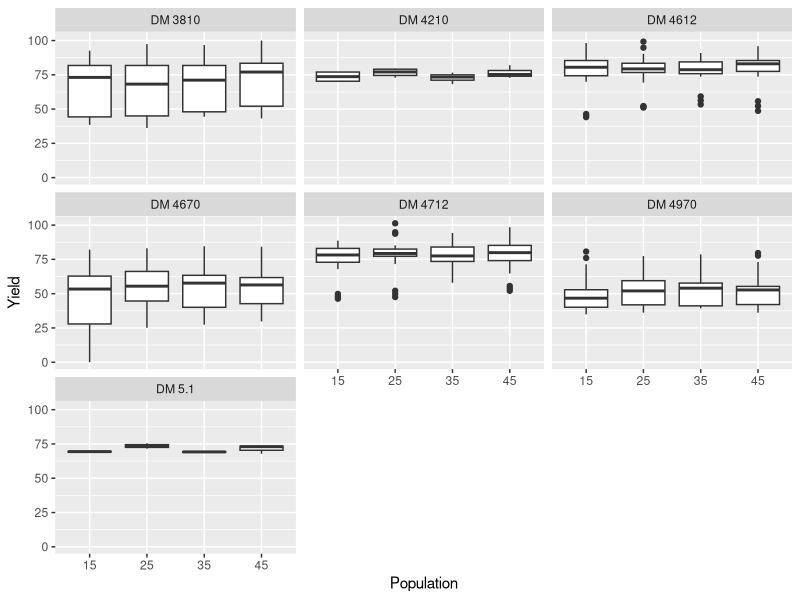
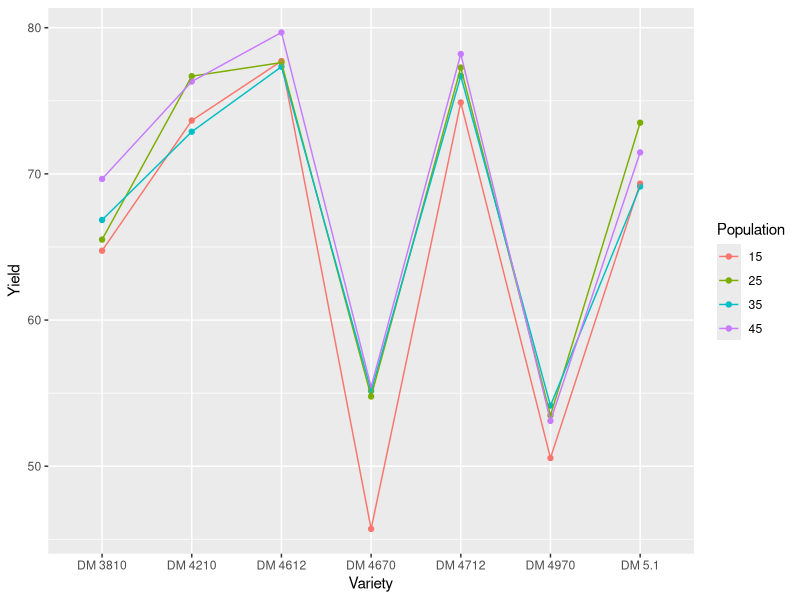
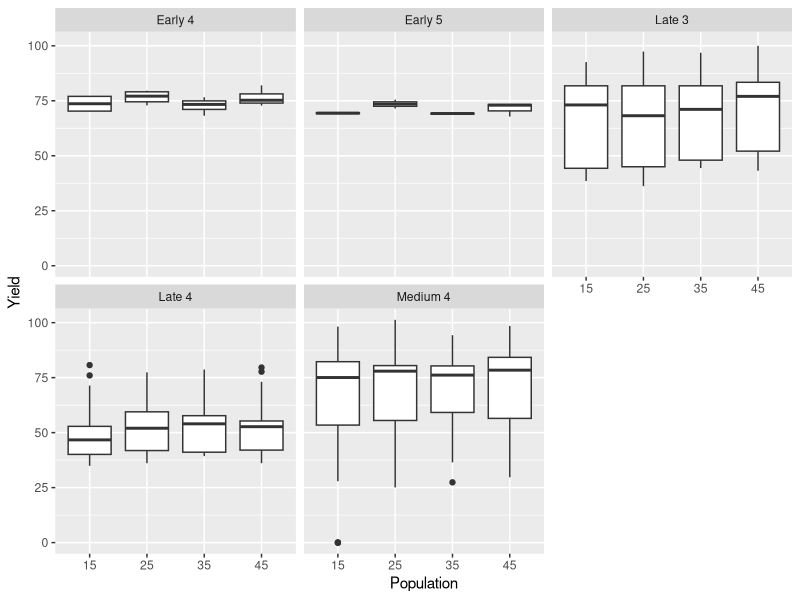
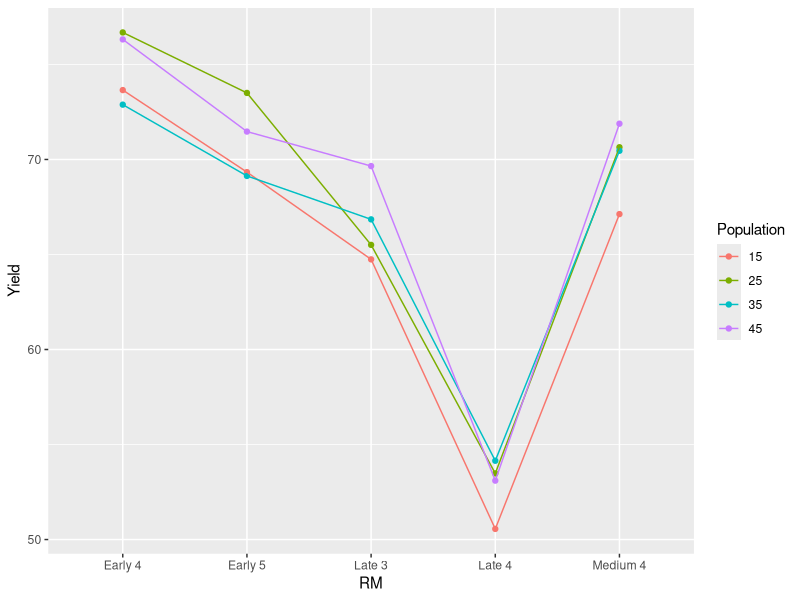
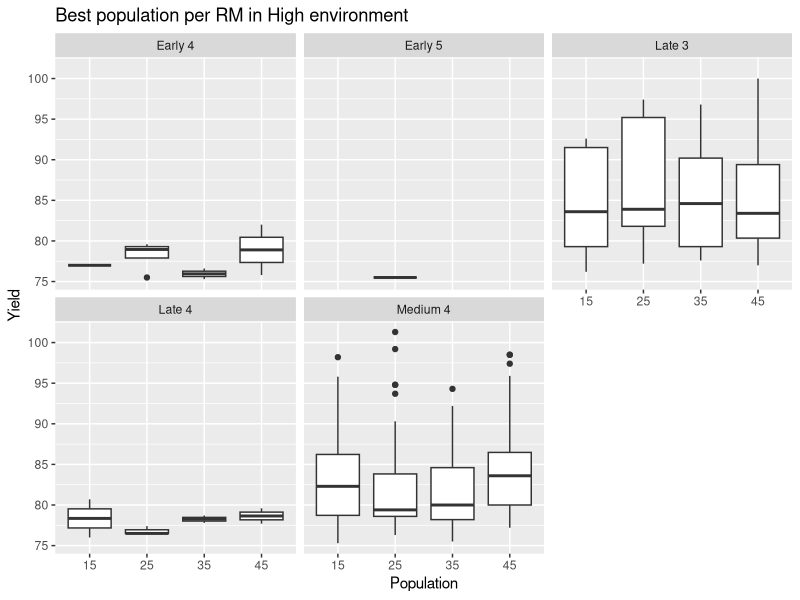
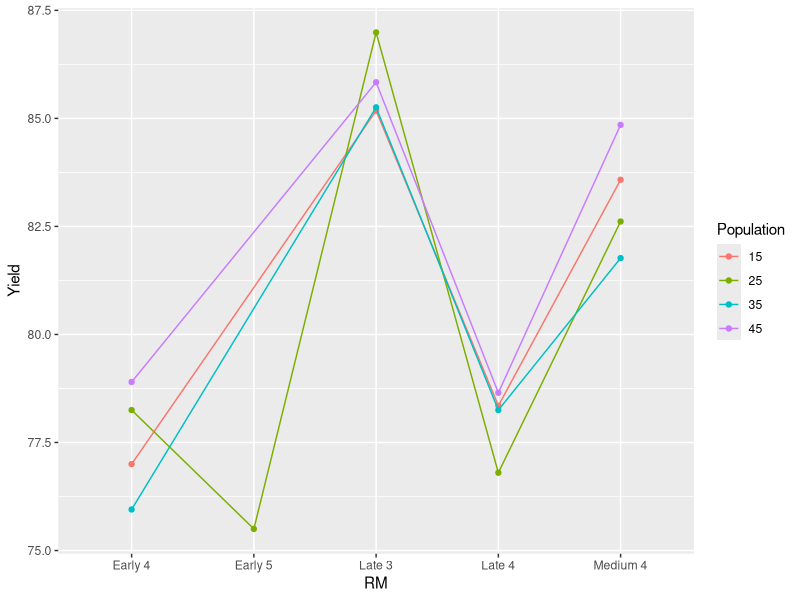
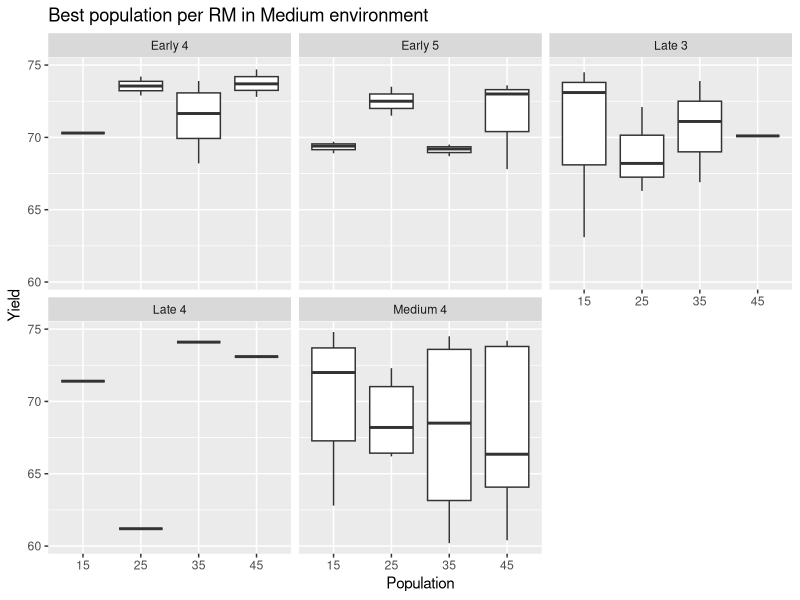
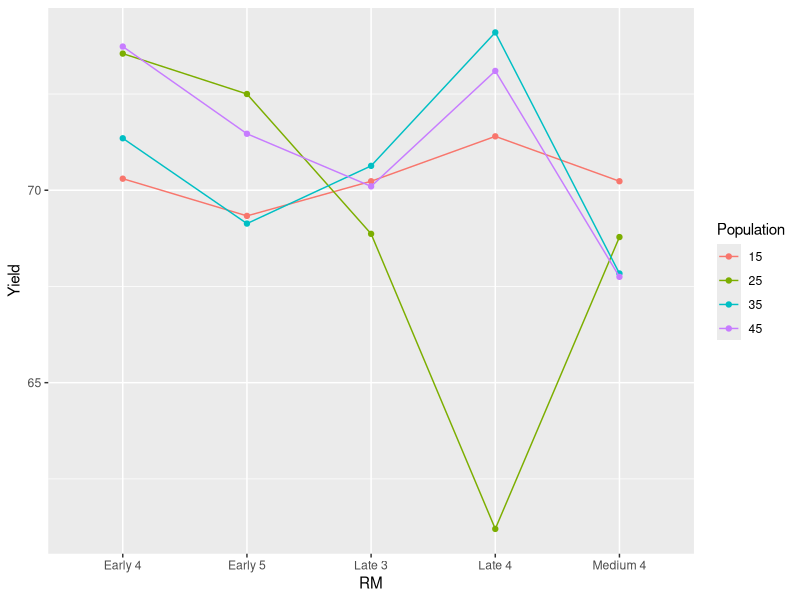

R code for these plots, in order:
library(lme4)
library(lmerTest)
library(lsmeans)
library(reshape2)
library(ggpubr)
library(dplyr)
library(ggplot2)
library(glmnet)
library(caret)
library(MASS)
library(tidyverse)
library(tidyr)


pop <- read.csv('Population.csv')
pop <- pop[1:9]
pop$Population <- as.factor(pop$Population)
# > str(pop)
# 'data.frame':	420 obs. of  9 variables:
#   $ Season           : Factor w/ 4 levels "2009-10","2010-11",..: 1 1 1 1 1 1 1 1 1 1 ...
# $ Locations        : Factor w/ 10 levels "Bouquet","Bustinza",..: 10 10 10 10 10 10 10 10 10 10 ...
# $ Variety          : Factor w/ 7 levels "DM 3810","DM 4210",..: 4 4 4 4 4 4 4 4 4 4 ...
# $ Population       : Factor w/ 4 levels "15","25","35",..: 1 2 3 4 1 2 3 4 1 2 ...
# $ RM               : Factor w/ 5 levels "Early 4","Early 5",..: 5 5 5 5 5 5 5 5 5 5 ...
# $ Final.Plant.Acres: int  60000 100000 140000 180000 60000 100000 140000 180000 60000 100000 ...
# $ Repetition       : Factor w/ 3 levels "I","II","III": 1 1 1 1 2 2 2 2 3 3 ...
# $ REND             : int  4384 4438 4379 4047 4206 4438 4260 4166 4206 4497 ...
# $ Yield            : num  65.4 66.2 65.4 60.4 62.8 66.2 63.6 62.2 62.8 67.1 ...

# all variety names
# > levels(pop$Variety)
# [1] "DM 3810" "DM 4210" "DM 4612" "DM 4670" "DM 4712" "DM 4970" "DM 5.1" 



#1 best population per variety
var <- lm(Yield ~ Population*Variety, data = pop)
summary(var) 
## DM 3810: Population 45
## DM 4210: Population 25
## DM 4612: Population 15
## DM 4670: Population 25
## DM 4712: Population 45
## DM 4970: Population 25
## DM 5.1: Population 25


# plot best population per variety
ggplot(data = pop, aes(x = Population, y = Yield))+
  geom_boxplot()+
  facet_wrap(~ Variety)

pop %>%
  ggplot()+
  aes(x=Variety, color = Population, group = Population, y=Yield)+
  stat_summary(fun = mean, geom = 'point')+
  stat_summary(fun = mean, geom = 'line')




#2 best population per RM
rm <- lm(Yield ~ Population*RM, data = pop)
summary(rm)
## Early 4: Population 25
## Early 5: Population 25
## Late 3: Population 35
## Late 4: Population 35
## Medium 4: Population 35

# plot best population per rm
ggplot(data = pop, aes(x = Population, y = Yield))+
  geom_boxplot()+
  facet_wrap(~ RM)

pop %>%
  ggplot()+
  aes(x=RM, color = Population, group = Population, y=Yield)+
  stat_summary(fun = mean, geom = 'point')+
  stat_summary(fun = mean, geom = 'line')



#3 create environment variable
pop <- pop %>%
  mutate(enviornment = case_when(Yield > 75 ~ 'high',
                                 (Yield <= 75 & Yield >= 60) ~'medium',
                                 Yield < 60 ~ 'low'))

# best population per RM in high environment
high_rm <- lm(Yield ~ Population*RM, data = pop[which(pop$enviornment=='high'),])
summary(high_rm)
## Early 4: Population 45
## Early 5: Only Population 25 exceed 75 B/A
## Late 3: Population 35
## Late 4: Population 35
## Medium 4: Population 15

# plot best population per rm in high environment
ggplot(data = pop[which(pop$enviornment=='high'),], aes(x = Population, y = Yield))+
  geom_boxplot()+
  labs(title = 'Best population per RM in High environment')+
  facet_wrap(~ RM)

pop[which(pop$enviornment=='high'),] %>%
  ggplot()+
  aes(x=RM, color = Population, group = Population, y=Yield)+
  stat_summary(fun = mean, geom = 'point')+
  stat_summary(fun = mean, geom = 'line')


# best population per RM in medium environment
med_rm <- lm(Yield ~ Population*RM, data = pop[which(pop$enviornment=='medium'),])
summary(med_rm)
## Early 4: Population 45
## Early 5: Populaation 15
## Late 3: Population 15
## Late 4: Population 35
## Medium 4: Population 15

# plot best population per rm in medium environment
ggplot(data = pop[which(pop$enviornment=='medium'),], aes(x = Population, y = Yield))+
  geom_boxplot()+
  labs(title = 'Best population per RM in Medium environment')+
  facet_wrap(~ RM)

pop[which(pop$enviornment=='medium'),] %>%
  ggplot()+
  aes(x=RM, color = Population, group = Population, y=Yield)+
  stat_summary(fun = mean, geom = 'point')+
  stat_summary(fun = mean, geom = 'line')


# best population per RM in low environment
low_rm <- lm(Yield ~ Population*RM, data = pop[which(pop$enviornment=='low'),])
summary(low_rm)
## Early 4: N/A
## Early 5: N/A
## Late 3: Population 45
## Late 4: Population 25 or 35
## Medium 4: Population 25

# plot best population per rm in low environment
ggplot(data = pop[which(pop$enviornment=='low'),], aes(x = Population, y = Yield))+
  geom_boxplot()+
  labs(title = 'Best population per RM in Low environment')+
  facet_wrap(~ RM)

pop[which(pop$enviornment=='low'),] %>%
  ggplot()+
  aes(x=RM, color = Population, group = Population, y=Yield)+
  stat_summary(fun = mean, geom = 'point')+
  stat_summary(fun = mean, geom = 'line')
